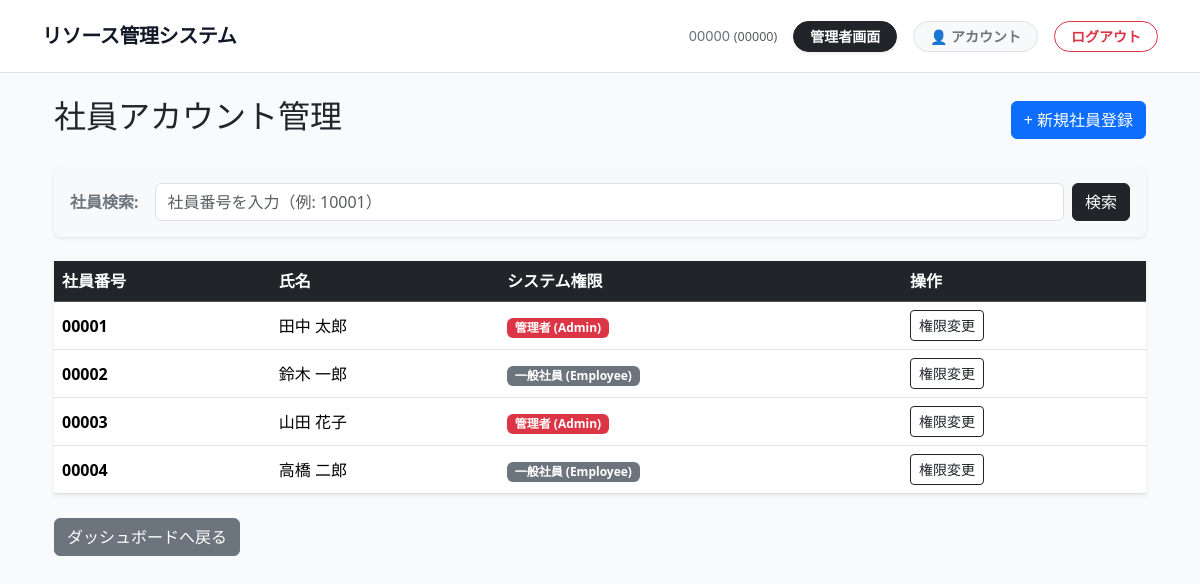
The app's page /admin-panel/employees/ (signed in) with its own data.
### core/models.py (models this page shows, shortened)
class User(AbstractUser):
    ROLE_CHOICES = (
        ('ADMIN', 'Administrator'),
        ('EMPLOYEE', 'Employee'),
    )
    username = None
    employee_number_validator = RegexValidator(
        regex=r'^\d{5}$',
        message="社員番号は5桁の半角数字で入力してください。"
    )
    employee_number = models.CharField(
        max_length=5,
        unique=True,
        validators=[employee_number_validator],
        verbose_name="社員番号"
    )
    role = models.CharField(max_length=10, choices=ROLE_CHOICES, default='EMPLOYEE')
    last_name = models.CharField(verbose_name="姓", max_length=30, blank=True, default="")
    first_name = models.CharField(verbose_name="名", max_length=30, blank=True, default="")
    USERNAME_FIELD = 'employee_number'
    REQUIRED_FIELDS = []
    objects = CustomUserManager()
    def get_full_name(self):
        full_name = f"{self.last_name} {self.first_name}".strip()
        if full_name:
            return full_name
        return self.employee_number

### core/views/admin_views.py (the view)
# urls.py: path('employees/', admin_views.AdminEmployeeListView.as_view(), name='admin_employee_list'),
class AdminEmployeeListView(LoginRequiredMixin, AdminRequiredMixin, ListView):
    model = User
    template_name = 'core/admin/employee_list.html'
    context_object_name = 'employees'
    def get_queryset(self):
        queryset = User.objects.exclude(is_superuser=True).order_by('employee_number')
        query = self.request.GET.get('q')
        if query:
            queryset = queryset.filter(employee_number__icontains=query)
        return queryset
    def get_context_data(self, **kwargs):
        context = super().get_context_data(**kwargs)
        context['query'] = self.request.GET.get('q', '')
        return context

### core/context_processors.py (called while the page is built)
def user_roles(request):
    is_admin = False
    if request.user.is_authenticated:
        is_admin = request.user.is_superuser or request.user.role == 'ADMIN'
    return {
        'is_admin': is_admin,
    }

### core/views/admin_views.py (called while the page is built)
    def test_func(self):
        user = self.request.user
        return user.is_superuser or user.role == 'ADMIN'

### templates/core/admin/employee_list.html (shortened to what this page needs)
{% extends "base.html" %}
{% block content %}
<div class="container mt-4">
    <div class="d-flex justify-content-between align-items-center mb-4">
        <h2>社員アカウント管理</h2>
        <a href="{% url 'admin_employee_create' %}" class="btn btn-primary">
            + 新規社員登録
        </a>
    </div>
    <div class="card shadow-sm mb-4 bg-light border-0">
        <div class="card-body py-3">
            <form method="GET" action="" class="d-flex align-items-center">
                <label for="searchInput" class="me-3 fw-bold text-secondary text-nowrap">社員検索:</label>
                <input type="search" name="q" id="searchInput" class="form-control me-2"
                       placeholder="社員番号を入力（例: 10001）" value="{{ query }}">
                <button type="submit" class="btn btn-dark text-nowrap">検索</button>
            </form>
        </div>
    </div>
    <table class="table table-hover shadow-sm bg-white align-middle">
        <thead class="table-dark">
            <tr>
                <th>社員番号</th>
                <th>氏名</th>
                <th>システム権限</th>
                <th>操作</th>
            </tr>
        </thead>
        <tbody>
            {% for emp in employees %}
            <tr>
                <td class="fw-bold">{{ emp.employee_number }}</td>
                <td>{{ emp.get_full_name }}</td>
                <td>
                    {% if emp.role == 'ADMIN' %}
                        <span class="badge bg-danger">管理者 (Admin)</span>
                    {% else %}
                        <span class="badge bg-secondary">一般社員 (Employee)</span>
                    {% endif %}
                </td>
                <td>
                    <a href="{% url 'admin_employee_role_update' emp.pk %}" class="btn btn-sm btn-outline-dark">
                        権限変更
                    </a>
                </td>
            </tr>
            {% empty %}
            <tr>
                <td colspan="4" class="text-center text-muted py-4">
                    該当する社員データがありません。
                </td>
            </tr>
            {% endfor %}
        </tbody>
    </table>
    <div class="mt-4">
        <a href="{% url 'admin_dashboard' %}" class="btn btn-secondary">ダッシュボードへ戻る</a>
    </div>
</div>
{% endblock %}

### templates/base.html (shortened to what this page needs)
<!DOCTYPE html>
{% load static %}
<html lang="ja">
    <head>
        <link href="https://cdn.jsdelivr.net/npm/bootstrap@5.3.8/dist/css/bootstrap.min.css"
              rel="stylesheet">
        <link href="{% static 'css/app.css' %}" rel="stylesheet">
    </head>
    <body>
        {% block header %}
        <nav class="navbar navbar-expand-lg navbar-light bg-white border-bottom mb-4 py-3">
            <div class="container">
                <a class="navbar-brand fw-bold d-flex align-items-center" href="{% url 'dashboard_redirect' %}" style="color: #111827; letter-spacing: -0.02em;">
                    リソース管理システム
                </a>
                <div class="collapse navbar-collapse justify-content-end">
                    {% if user.is_authenticated %}
                    <ul class="navbar-nav align-items-center mb-0 gap-3">
                        <li class="nav-item text-secondary fw-medium" style="font-size: 0.9rem;">
                            {{ user.get_full_name }} <span class="text-muted small">({{ user.employee_number }})</span>
                        </li>
                        {% if user.is_superuser or user.role == 'ADMIN' %}
                        <li class="nav-item">
                            <a class="btn btn-sm btn-dark fw-semibold px-3 rounded-pill shadow-sm" href="{% url 'admin_dashboard' %}">
                                管理者画面
                            </a>
                        </li>
                        {% endif %}
                        <li class="nav-item">
                            <a class="btn btn-sm btn-light border text-secondary fw-semibold px-3 rounded-pill" href="{% url 'profile_edit' %}">
                                👤 アカウント
                            </a>
                        </li>
                        <li class="nav-item">
                            <form method="post" action="{% url 'logout' %}" class="m-0 d-inline">
                                <button type="submit" class="btn btn-sm btn-outline-danger fw-semibold px-3 rounded-pill">ログアウト</button>
                            </form>
                        </li>
                    </ul>
                    {% endif %}
                </div>
            </div>
        </nav>
        {% endblock %}
        <div class="container">
            {% block content %}{% endblock %}
        </div>
    </body>
</html>

### static/css/app.css (style rules this page uses)
body { background-color: #F9FAFB; }

### records on screen
User: get_full_name "00000", employee_number "00000"
User: employee_number "00001", get_full_name "田中 太郎", role "管理者 (Admin)"
User: employee_number "00002", get_full_name "鈴木 一郎", role "一般社員 (Employee)"
User: employee_number "00003", get_full_name "山田 花子", role "管理者 (Admin)"
User: employee_number "00004", get_full_name "高橋 二郎", role "一般社員 (Employee)"
